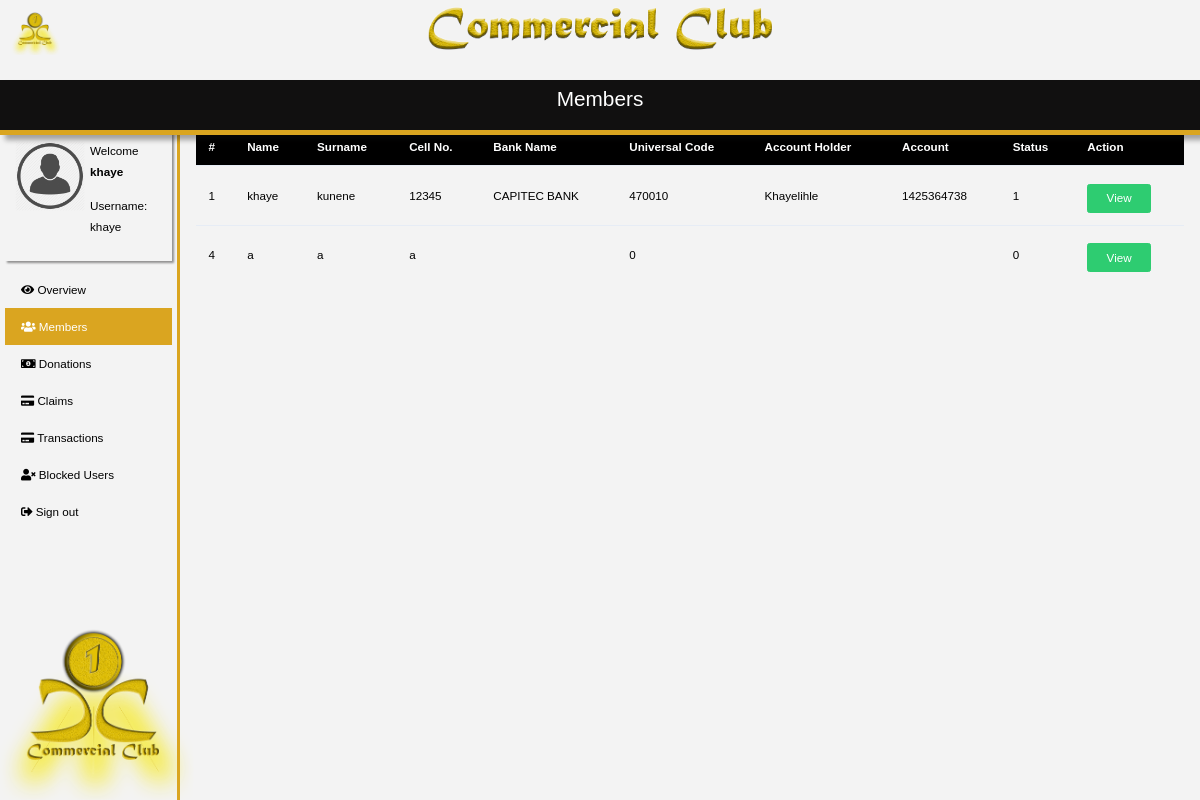
Before: /members.php (signed in) with the older database file.
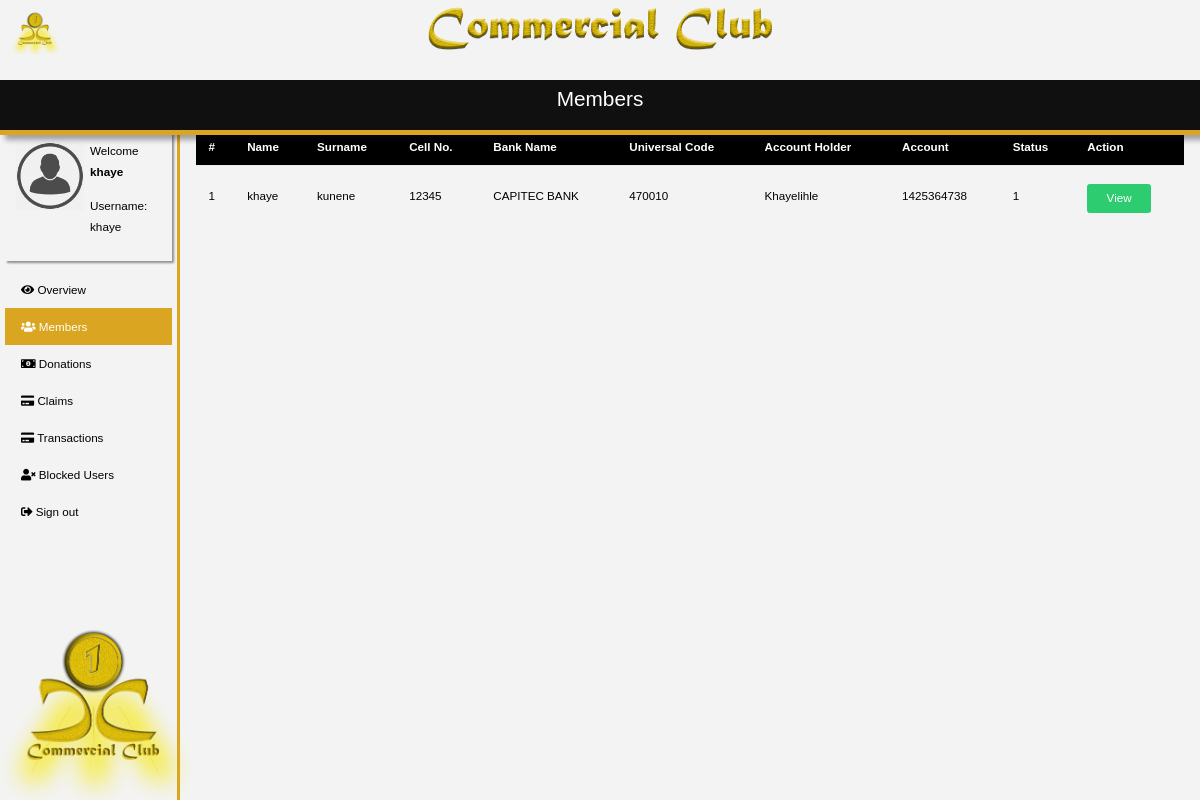
After: the same page with the newer database file.
### tables this page shows
CREATE TABLE `users` (
  `id` int(11) NOT NULL,
  `fname` varchar(255) NOT NULL,
  `lname` varchar(255) NOT NULL,
  `p_number` varchar(15) NOT NULL,
  `password` varchar(20) NOT NULL,
  `ref_code` varchar(11) NOT NULL,
  `vCode` varchar(20) NOT NULL,
  `status` int(11) NOT NULL,
  `bank_name` varchar(100) NOT NULL,
  `universal_code` int(11) NOT NULL,
  `bank_branch` int(11) NOT NULL,
  `account_holder` varchar(100) NOT NULL,
  `account_number` varchar(20) NOT NULL
);

### inc/membersContent.php (the view, shortened to what this page needs)
<div class="welcomeTitle mainTitle">
    <h3 style='font-family: "Comic Sans MS", cursive, sans-serif; text-align: center'>Members</h3>
</div>
<?php
    $sql = "Select * From users";
    $result= mysqli_query($conn,$sql);
    echo '<table class="table table-condensed" style="margin-top: -5px;" id="user-table">
        <tr style="background: black; color: white;">
            <th>#</th>
            <th>Name</th>
            <th>Surname</th>
            <th>Cell No.</th>
            <th>Bank Name</th>
            <th>Universal Code</th>
            <th>Account Holder</th>
            <th>Account</th>
            <th>Status</th>
            <th>Action</th>
        </tr>';
        if(mysqli_num_rows($result) > 0){
            while($row = mysqli_fetch_assoc($result)){
            echo    '
                            <tr>
                            <form action="" method="post">
                            <td><input type="text" name="id" hidden value="'.$row['id'].'"/>'.$row['id'].'</td>
                            <td><input type="text" name="fname" hidden value="'.$row['fname'].'"/>'.$row['fname'].'</td>
                            <td><input type="text" name="lname" hidden value="'.$row['lname'].'"/>'.$row['lname'].'</td>
                            <td><input type="text" name="p_number" hidden value="'.$row['p_number'].'"/>'.$row['p_number'].'</td>
                            <td><input type="text" name="bank_name" hidden value="'.$row['bank_name'].'"/>'.$row['bank_name'].'</td>
                            <td><input type="text" name="uni_code" hidden value="'.$row['universal_code'].'"/>'.$row['universal_code'].'</td>
                            <td><input type="text" name="account_holder" hidden value="'.$row['account_holder'].'"/>'.$row['account_holder'].'</td>
                            <td><input type="text" name="account_number" hidden value="'.$row['account_number'].'"/>'.$row['account_number'].'</td>
                            <td><input type="text" name="status" hidden value="'.$row['status'].'"/>'.$row['status'].'</td>
                            <td><input type="submit" name="submit" id="btn-view" class="btn btn-success" value="View"/></td>
                            </form>
                    </tr> ';
                    }
                echo '</table>';
        }
        else{
            echo 'Data not found';
        }
?>

Changed rows visible on the page:
removed users: id "4", fname "a", lname "a", p_number "a", universal_code "0", status "0"
